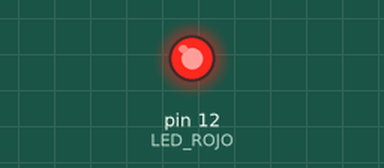
Simulated run of this sketch. Board: Arduino Uno, built with avr-gcc and run on an emulated ATmega328P. On the bench: output pins drawn as LEDs (lit = HIGH).

Above: at 0.5 s.
At 5.0 s:
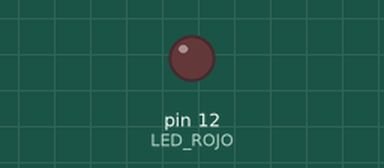
Timing chart, 0 to 6.9 s (numbered marks = the images above):
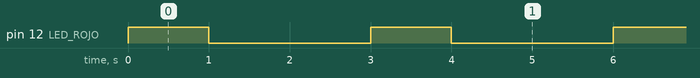

Measured:
- by itself, pin 12 (LED_ROJO): alternates HIGH for 1.0 s and LOW for 2.0 s

The sketch:

encender_un_led_un_segundo_y_que_dure_2_segundos_apagados2.ino
```cpp
// C++ code
//
#define LED_ROJO 12
bool edoLedRojo = false;
void setup()
{
  pinMode(LED_ROJO, OUTPUT);
}

void loop()
{
  edoLedRojo =!edoLedRojo;
  digitalWrite(LED_ROJO,edoLedRojo);
  delay(1000); // Wait for 1000 millisecond(s)
  edoLedRojo =!edoLedRojo;
  digitalWrite(LED_ROJO,edoLedRojo);
  delay(2000);
  // Wait for 1000 millisecond(s)
}
```
